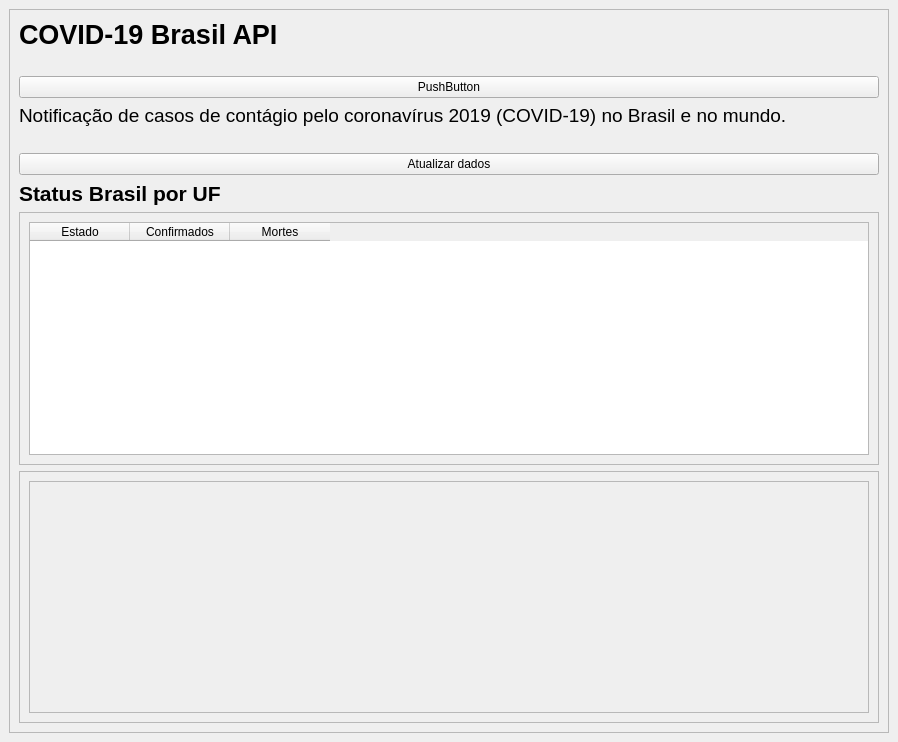
<?xml version="1.0" encoding="UTF-8"?>
<ui version="4.0">
 <class>MainWindow</class>
 <widget class="QMainWindow" name="MainWindow">
  <property name="geometry">
   <rect>
    <x>0</x>
    <y>0</y>
    <width>898</width>
    <height>742</height>
   </rect>
  </property>
  <property name="windowTitle">
   <string>MainWindow</string>
  </property>
  <widget class="QWidget" name="centralwidget">
   <layout class="QVBoxLayout" name="verticalLayout">
    <item>
     <widget class="QFrame" name="app">
      <property name="frameShape">
       <enum>QFrame::StyledPanel</enum>
      </property>
      <property name="frameShadow">
       <enum>QFrame::Raised</enum>
      </property>
      <layout class="QVBoxLayout" name="verticalLayout_4">
       <item>
        <widget class="QLabel" name="label">
         <property name="font">
          <font>
           <pointsize>20</pointsize>
           <weight>75</weight>
           <bold>true</bold>
          </font>
         </property>
         <property name="text">
          <string>COVID-19 Brasil API</string>
         </property>
        </widget>
       </item>
       <item>
        <spacer name="horizontalSpacer_4">
         <property name="orientation">
          <enum>Qt::Horizontal</enum>
         </property>
         <property name="sizeHint" stdset="0">
          <size>
           <width>857</width>
           <height>20</height>
          </size>
         </property>
        </spacer>
       </item>
       <item>
        <widget class="QPushButton" name="pushButton_2">
         <property name="text">
          <string>PushButton</string>
         </property>
        </widget>
       </item>
       <item>
        <widget class="QLabel" name="label_2">
         <property name="font">
          <font>
           <pointsize>14</pointsize>
          </font>
         </property>
         <property name="text">
          <string>Notificação de casos de contágio pelo coronavírus 2019 (COVID-19) no Brasil e no mundo.</string>
         </property>
        </widget>
       </item>
       <item>
        <spacer name="horizontalSpacer_2">
         <property name="orientation">
          <enum>Qt::Horizontal</enum>
         </property>
         <property name="sizeHint" stdset="0">
          <size>
           <width>857</width>
           <height>20</height>
          </size>
         </property>
        </spacer>
       </item>
       <item>
        <widget class="QPushButton" name="updateDataCovid">
         <property name="text">
          <string>Atualizar dados</string>
         </property>
        </widget>
       </item>
       <item>
        <widget class="QLabel" name="label_3">
         <property name="font">
          <font>
           <pointsize>16</pointsize>
           <weight>75</weight>
           <bold>true</bold>
          </font>
         </property>
         <property name="text">
          <string>Status Brasil por UF</string>
         </property>
        </widget>
       </item>
       <item>
        <widget class="QFrame" name="frame">
         <property name="frameShape">
          <enum>QFrame::StyledPanel</enum>
         </property>
         <property name="frameShadow">
          <enum>QFrame::Raised</enum>
         </property>
         <layout class="QVBoxLayout" name="verticalLayout_2">
          <item>
           <widget class="QTableWidget" name="tableestados">
            <column>
             <property name="text">
              <string>Estado</string>
             </property>
            </column>
            <column>
             <property name="text">
              <string>Confirmados</string>
             </property>
            </column>
            <column>
             <property name="text">
              <string>Mortes</string>
             </property>
            </column>
           </widget>
          </item>
         </layout>
        </widget>
       </item>
       <item>
        <widget class="QFrame" name="frame_2">
         <property name="frameShape">
          <enum>QFrame::StyledPanel</enum>
         </property>
         <property name="frameShadow">
          <enum>QFrame::Raised</enum>
         </property>
         <layout class="QVBoxLayout" name="verticalLayout_3">
          <item>
           <widget class="QScrollArea" name="scrollArea">
            <property name="widgetResizable">
             <bool>true</bool>
            </property>
            <widget class="QWidget" name="scrollAreaWidgetContents">
             <property name="geometry">
              <rect>
               <x>0</x>
               <y>0</y>
               <width>838</width>
               <height>222</height>
              </rect>
             </property>
            </widget>
           </widget>
          </item>
         </layout>
        </widget>
       </item>
      </layout>
     </widget>
    </item>
   </layout>
  </widget>
 </widget>
 <resources/>
 <connections/>
</ui>
